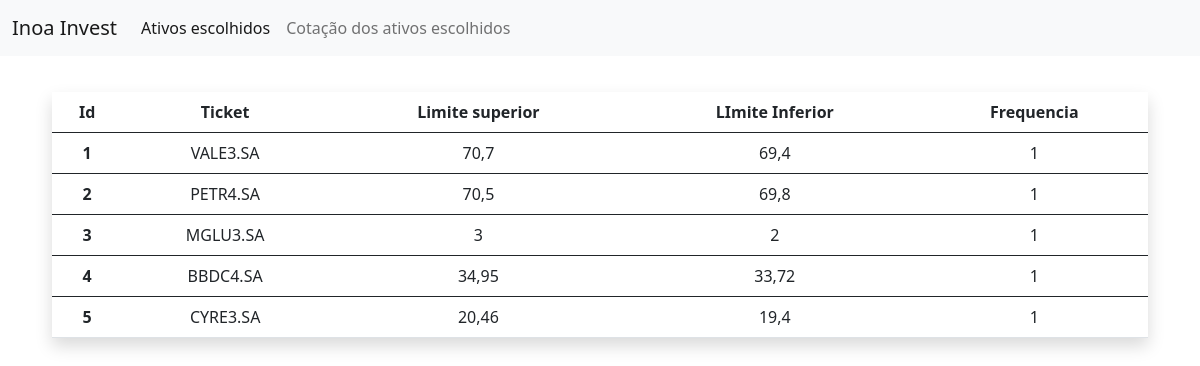
The page / on the database its author committed.
### app_inoa/models.py (models this page shows, shortened)
class Item(models.Model):
    nome = models.TextField(max_length=100)
    upper_limit = models.FloatField(default=0.0)
    lower_limit = models.FloatField(default=0.0)
    frequency = models.IntegerField(default=0)
    created_at = models.DateTimeField(auto_now=True)

### app_inoa/views.py (the view)
# urls.py: path('', views.monitora, name='monitora'),
def monitora(request):
            ativos = Item.objects.all()
            return render(request, 'monitora.html',{'meus_ativos':ativos})

### app_inoa/templates/monitora.html (shortened to what this page needs)
<!DOCTYPE html>
 {% load static %}
<html lang="pt-br">
  <head>
    <link
      href="https://cdn.jsdelivr.net/npm/bootstrap@5.0.2/dist/css/bootstrap.min.css"
      rel="stylesheet"
    />
     <link rel="stylesheet" href="{% static 'css/style.css' %}" />
  </head>
  <body>
    <nav class="navbar navbar-expand-lg navbar-light bg-light">
        <div class="container-fluid">
          <a class="navbar-brand">Inoa Invest</a>
          <div class="collapse navbar-collapse" id="navbarText">
            <ul class="navbar-nav me-auto mb-2 mb-lg-0">
              <li class="nav-item">
                <a
                  class="nav-link active"
                  aria-current="page"
                  href="{% url 'monitora' %}"
                  >Ativos escolhidos</a
                >
              </li>
              <li class="nav-item">
                <a class="nav-link" href="{% url 'cotacao' %}">Cotação dos ativos escolhidos</a>
              </li>
            </ul>
          </div>
        </div>
      </nav>
    <section class="templateHome">
    <div class="pd-th mg-th">
      <div acton="update"  method="get">
        <table class="table table-hover shadow p-3 mb-5 bg-white">
          <thead>
            <tr>
              <th scope="col">Id</th>
              <th scope="col">Ticket</th>
              <th scope="col">Limite superior</th>
              <th scope="col">LImite Inferior</th>
              <th scope="col">Frequencia</th>
            </tr>
          </thead>
          {% for item in meus_ativos %}
          <tbody id="minha-tabela">
            <tr id="tickets">
              <th scope="row">{{item.id}}</th>
              <td>{{item.nome}}</td>
              <td>{{item.upper_limit}}</td>
              <td>{{item.lower_limit}}</td>
              <td>{{item.frequency}}</td>
            </tr>
          </tbody>
          {% endfor %}
        </table>
      </div>
    </body>
</html>

### app_inoa/static/css/style.css (style rules this page uses)
.templateHome { text-align: center; margin: 20px; }
.pd-th { padding: 1rem; }
.mg-th { margin:1rem; }

### rows shown on the page
Item: id "1", nome "VALE3.SA", upper_limit "70,7", lower_limit "69,4", frequency "1"
Item: id "2", nome "PETR4.SA", upper_limit "70,5", lower_limit "69,8", frequency "1"
Item: id "3", nome "MGLU3.SA", upper_limit "3", lower_limit "2", frequency "1"
Item: id "4", nome "BBDC4.SA", upper_limit "34,95", lower_limit "33,72", frequency "1"
Item: id "5", nome "CYRE3.SA", upper_limit "20,46", lower_limit "19,4", frequency "1"
